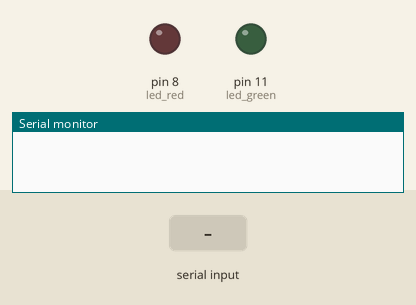
Recording of a sketch running on a simulated Arduino Uno, built with avr-gcc and run on an emulated ATmega328P. Parts: output pins drawn as LEDs (lit = HIGH), the last lines printed to the serial monitor. Dashed ring = blinking. Inputs (shaded band) come from the test bench.

Above: at 1.2 s.
1.3 s: "red" received over Serial
At 1.6 s:
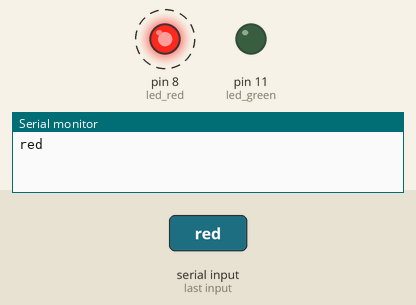
4.3 s: "green" received over Serial
At 4.7 s:
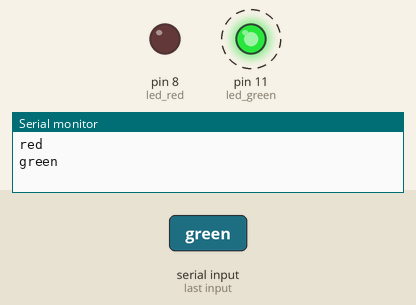
7.3 s: "faster" received over Serial
At 7.48 s:
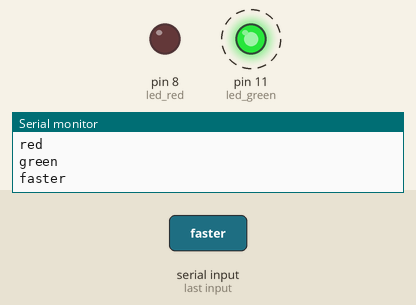
Timing chart, 0 to 16.3 s (numbered marks = the images above; inputs shaded):
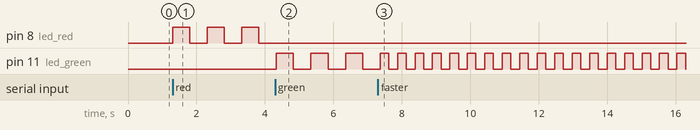

Measured:
- after the input at 1.3 s, pin 8 (led_red): alternates HIGH for 0.50 s and LOW for 0.51 s, starting at once
- after the input at 4.3 s, pin 8 (led_red): stops changing and stays LOW; pin 11 (led_green): alternates HIGH for 0.50 s and LOW for 0.51 s, starting at once
- after the input at 7.3 s, pin 11 (led_green): alternates HIGH for 0.25 s and LOW for 0.26 s, starting after 0.31 s

The sketch:

red_green_blink.ino
```cpp
#include <SoftwareSerial.h>
SoftwareSerial BLU(0,1);
int led_green=11;
int led_red=8;
int time_del=500;
int led=led_red,prev=0;
String letter="";

void setup()
{

    Serial.println(letter);

Serial.begin(9600);
BLU.begin(9600);
pinMode(led_green,OUTPUT);
pinMode(led_red,OUTPUT);
}

void loop()
{
  while(Serial.available())
  {
    char c=(char)Serial.read();
    letter+=c;
    }

  if (letter.length()>0)
  {
    Serial.println(letter);
    if (letter=="green")
    {
      prev=led;
      led=led_green;
      digitalWrite(prev,LOW);
    }
    else if (letter=="red")
    {
      prev=led;
      led=led_red;
      digitalWrite(prev,LOW);
    }
    else if (letter=="faster")
      time_del/=2;
    else if (letter=="slower")
      time_del*=2;
  }

  if (prev)
  {
    digitalWrite(led,HIGH);
    delay(time_del);
    digitalWrite(led,LOW);
    delay(time_del);
  }
  letter="";
  delay(10);
}
```
